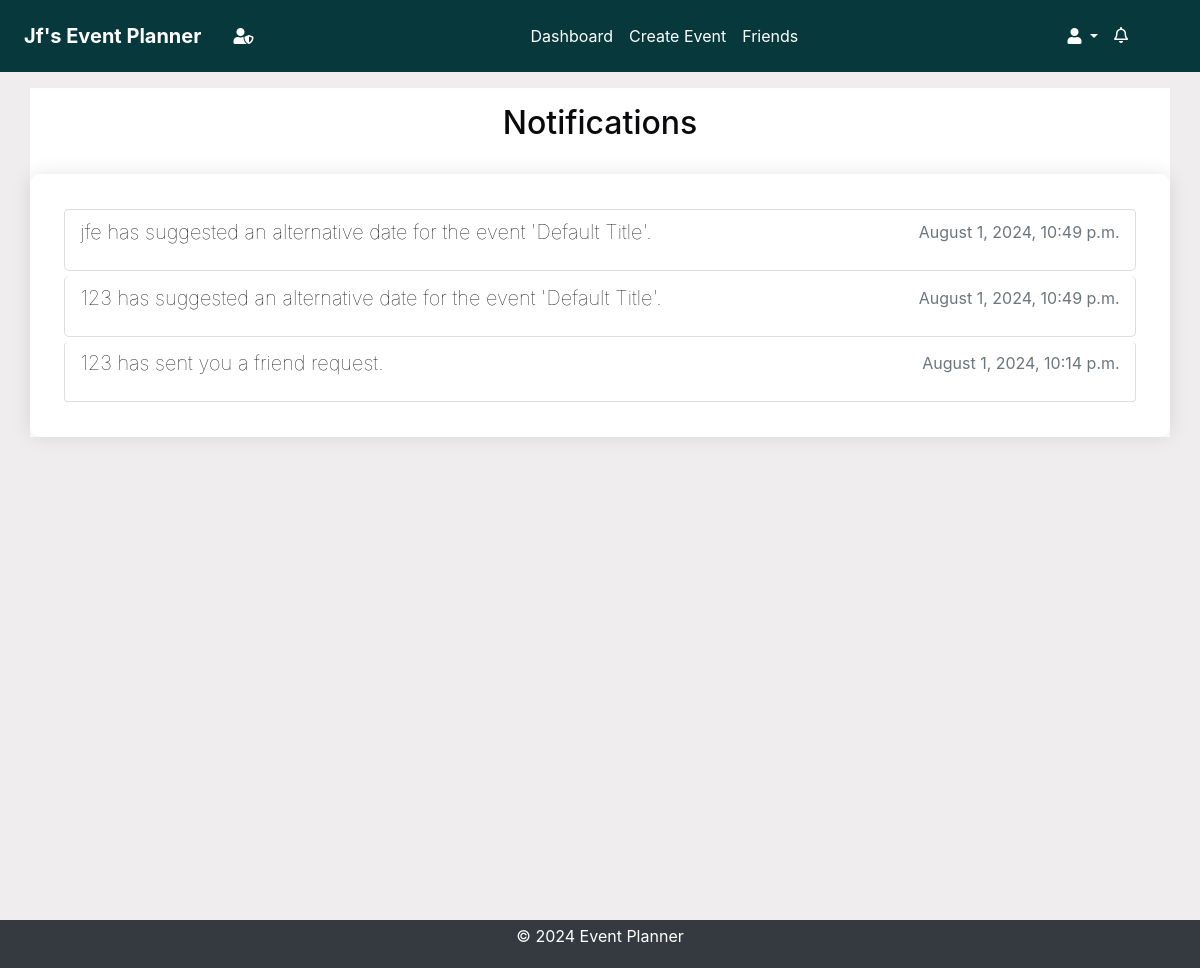
Before: /notifications/ (signed in) with the older database file.
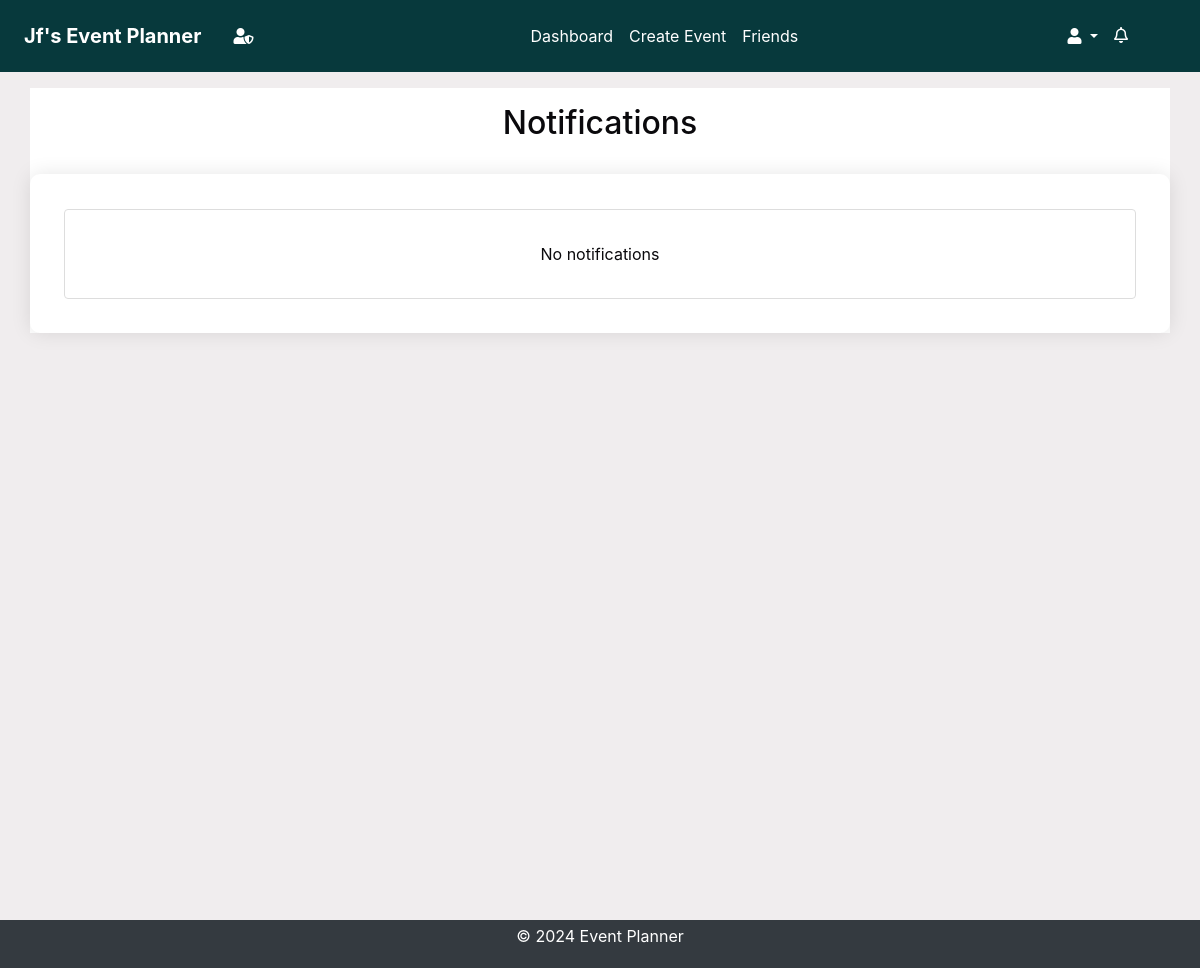
After: the same page with the newer database file.
### notifications/models.py (models this page shows, shortened)
class Notification(models.Model):
    NOTIFICATION_TYPES = [
        ("event_created", "Event Created"),
        ("event_updated", "Event Updated"),
        ("event_cancelled", "Event Cancelled"),
        ("invitation_response", "Invitation Response"),
        ("suggested_alternate_date", "Suggested Alternate Date"),
        ("event_confirmed", "Event Confirmed"),
        ("friend_request_received", "Friend Request Received"),
    ]
    user = models.ForeignKey(User, on_delete=models.CASCADE)
    event = models.ForeignKey(
        Event, on_delete=models.CASCADE, null=True, blank=True
    )
    type = models.CharField(max_length=50, choices=NOTIFICATION_TYPES)
    message = models.TextField()
    created_at = models.DateTimeField(auto_now_add=True)
    read = models.BooleanField(default=False)
    url = models.URLField(default="/")

### notifications/views.py (the view)
# urls.py: path("", views.notifications, name="notifications"),
@login_required
def notifications(request):
    notifications = Notification.objects.filter(user=request.user).order_by(
        "-created_at"
    )
    context = {"notifications": notifications}
    return render(request, "notifications/notifications.html", context)

### accounts/context_processors.py (called while the page is built)
def google_api_key(request):
    return {"GOOGLE_API_KEY": os.getenv("GOOGLE_API_KEY")}

### notifications/context_processors.py (called while the page is built)
def notifications(request):
    if request.user.is_authenticated:
        all_unread_notifications = Notification.objects.filter(
            user=request.user, read=False
        ).order_by("-created_at")
        unread_count = all_unread_notifications.count()
        recent_unread_notifications = all_unread_notifications[:8]
        return {
            "recent_unread_notifications": recent_unread_notifications,
            "unread_count": unread_count,
        }
    return {}

### templates/notifications/notifications.html (shortened to what this page needs)
{% extends 'base.html' %}
{% block content %}
<div class="container">
    <h2 class="text-center pt-3">Notifications</h2>
    <div class="notifications-list scrollable-column">
        <ul class="list-group">
            {% for notification in notifications|dictsort:'read' %}
                <li class="list-group-item {% if not notification.read %}bg-gray{% endif %}">
                    <a href="{% url 'mark_notification_read' notification.id %}" class="notification-link">
                        <h5 class="notification-title">{{ notification.message }}</h5>
                        <p class="notification-time text-muted">{{ notification.created_at|date:"F j, Y, g:i a" }}</p>
                    </a>
                </li>
                {% empty %}
                <li class="list-group-item text-center" style="padding:2rem;">
                    No notifications
                </li>
            {% endfor %}
        </ul>
    </div>
</div>
{% endblock %}

Changed rows visible on the page:
removed Notification: message "jfe has suggested an alternative date for the event 'Default Title'.", created_at "August 1, 2024, 10:49 p.m."
removed Notification: message "123 has suggested an alternative date for the event 'Default Title'.", created_at "August 1, 2024, 10:49 p.m."
removed Notification: message "123 has sent you a friend request.", created_at "August 1, 2024, 10:14 p.m."
Other visible differences:
text now shown: "No notifications"
